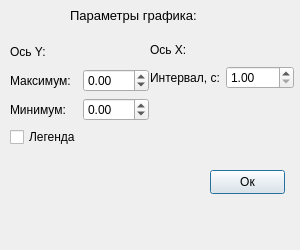
<?xml version="1.0" encoding="UTF-8"?>
<ui version="4.0">
 <class>PlotSettingsDialog</class>
 <widget class="QDialog" name="PlotSettingsDialog">
  <property name="windowModality">
   <enum>Qt::ApplicationModal</enum>
  </property>
  <property name="geometry">
   <rect>
    <x>0</x>
    <y>0</y>
    <width>300</width>
    <height>250</height>
   </rect>
  </property>
  <property name="minimumSize">
   <size>
    <width>300</width>
    <height>250</height>
   </size>
  </property>
  <property name="maximumSize">
   <size>
    <width>300</width>
    <height>250</height>
   </size>
  </property>
  <property name="windowTitle">
   <string>Настройки графика</string>
  </property>
  <widget class="QLabel" name="label">
   <property name="geometry">
    <rect>
     <x>70</x>
     <y>0</y>
     <width>261</width>
     <height>31</height>
    </rect>
   </property>
   <property name="font">
    <font>
     <pointsize>10</pointsize>
    </font>
   </property>
   <property name="frameShape">
    <enum>QFrame::NoFrame</enum>
   </property>
   <property name="text">
    <string>Параметры графика:</string>
   </property>
   <property name="textFormat">
    <enum>Qt::AutoText</enum>
   </property>
  </widget>
  <widget class="QPushButton" name="ApplyButton">
   <property name="geometry">
    <rect>
     <x>210</x>
     <y>170</y>
     <width>75</width>
     <height>24</height>
    </rect>
   </property>
   <property name="text">
    <string>Oк</string>
   </property>
  </widget>
  <widget class="QWidget" name="layoutWidget">
   <property name="geometry">
    <rect>
     <x>150</x>
     <y>40</y>
     <width>144</width>
     <height>49</height>
    </rect>
   </property>
   <layout class="QVBoxLayout" name="verticalLayout_2">
    <item>
     <widget class="QLabel" name="label_5">
      <property name="text">
       <string>Ось X:</string>
      </property>
     </widget>
    </item>
    <item>
     <layout class="QHBoxLayout" name="horizontalLayout">
      <item>
       <widget class="QLabel" name="label_6">
        <property name="text">
         <string>Интервал, с:</string>
        </property>
       </widget>
      </item>
      <item>
       <widget class="QDoubleSpinBox" name="xMaxSpinner">
        <property name="minimum">
         <double>1.000000000000000</double>
        </property>
       </widget>
      </item>
     </layout>
    </item>
   </layout>
  </widget>
  <widget class="QWidget" name="layoutWidget">
   <property name="geometry">
    <rect>
     <x>10</x>
     <y>40</y>
     <width>139</width>
     <height>107</height>
    </rect>
   </property>
   <layout class="QVBoxLayout" name="verticalLayout_3">
    <item>
     <layout class="QVBoxLayout" name="verticalLayout">
      <item>
       <widget class="QLabel" name="label_4">
        <property name="text">
         <string>Ось Y:</string>
        </property>
       </widget>
      </item>
      <item>
       <layout class="QGridLayout" name="gridLayout">
        <item row="0" column="0">
         <widget class="QLabel" name="label_2">
          <property name="text">
           <string>Максимум:</string>
          </property>
         </widget>
        </item>
        <item row="0" column="1">
         <widget class="QDoubleSpinBox" name="yMaxSpinner">
          <property name="minimum">
           <double>-99.900000000000006</double>
          </property>
          <property name="singleStep">
           <double>0.100000000000000</double>
          </property>
         </widget>
        </item>
        <item row="1" column="0">
         <widget class="QLabel" name="label_3">
          <property name="text">
           <string>Минимум:</string>
          </property>
         </widget>
        </item>
        <item row="1" column="1">
         <widget class="QDoubleSpinBox" name="yMinSpinner">
          <property name="minimum">
           <double>-99.989999999999995</double>
          </property>
          <property name="singleStep">
           <double>0.100000000000000</double>
          </property>
         </widget>
        </item>
       </layout>
      </item>
     </layout>
    </item>
    <item>
     <widget class="QCheckBox" name="legendCheck">
      <property name="text">
       <string>Легенда</string>
      </property>
     </widget>
    </item>
   </layout>
  </widget>
 </widget>
 <resources/>
 <connections/>
</ui>
